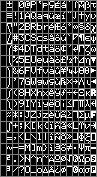
#> input picture LUT/RW1063_ES.png, 97 x 177 px
$ python find_linewise_map_RW1063_ES.py
#> lines starting #> are read from the running program, lines starting #| are printed output that depends on the picture; after the words box and inside, x2 and y2 are one past the last pixel; in counts of white or black regions, pixels touching at a corner belong together
#!python3.8
from PIL import Image, ImageDraw
import operator
from typing import Callable


class tiled_character_map:
	img  = None
	draw = None
	margin      = [0,0,0,0] # top, left, bottom, right
	tile_count  = [1,1]
	tile_pitch  = [0,0]
	tile_offset = [0,0]
	tile_size   = [1,1]

	get_tile_pos_by_index: Callable[[int], list] = None

	def __del__(self):
		if self.img:
			del self.img
		if self.draw:
			del self.draw

	def __init__(self, tile_count:[int,int], tile_pitch:[int,int], margin = [0,0,0,0]):
		self.tile_count = tile_count
		self.tile_pitch = tile_pitch
		self.margin = margin
		# create an empty 8 bit monochrome bitmapimg
		width  = margin[1] + margin[3] + tile_count[0]*tile_pitch[0]
		height = margin[0] + margin[2] + tile_count[1]*tile_pitch[1]
		self.img = Image.new(
			mode='L',
			size=[width , height]
			)
		self.draw = ImageDraw.Draw(self.img)
		self.draw.rectangle([(0,0),self.img.size], fill = (128) )

	def open(self, fn:str):
		if self.img:
			del self.img
		if self.draw:
			del self.draw

		newimg  = Image.open(fn)
		if newimg.mode != 'L':
			self.img = newimg.convert(mode='L')
		else:
			self.img = newimg

		if self.img:
			self.draw =  ImageDraw.Draw(self.img)

	def get_aoi_origin(self, tile_pos:[int,int]):
		x = self.margin[1] + self.tile_offset[0] + (tile_pos[0] * self.tile_pitch[0])
		y = self.margin[0] + self.tile_offset[1] + (tile_pos[1] * self.tile_pitch[1])
		return [x,y]

	def fill_tile(self, tile_pos:[int,int], colour:int):
		[x1, y1] = self.get_aoi_origin(tile_pos)
		x2 = x1 + self.tile_size[0] - 1
		y2 = y1 + self.tile_size[1]	- 1
		self.draw.rectangle(
			[ (x1,y1) , (x2,y2) ],
			fill = (colour)
			)

	def pixels_to_word(self, pixel_start:[int,int], npixels:int, ref_color, big_endian:bool, shift:int=0):
		word = 0
		b = 1 << shift
		x_range = range(0, npixels) if big_endian else range(npixels-1, -1, -1)
		for i in x_range:
			pixel_val = self.img.getpixel((pixel_start[0] + i, pixel_start[1]))
			word = word | ( b if pixel_val == ref_color else 0 )
			b = b << 1
		return word


if __name__ == "__main__":

	### set up a character mapimg and fill it with black rectangles
	mapimg = tiled_character_map([16,16], [6,11], [1,1,0,0])
#> in __init__, `self.img = Image.new( mode='L', size=[width , height] )`: self.img: PIL image 97x177 L; every value is 0
	mapimg.tile_size = [5,8]
	mapimg.get_tile_pos_by_index = lambda idx, ts = mapimg.tile_count: [ (idx % (ts[0]*ts[1])) // ts[1] , idx % ts[1]] # assign tile organization function

	for i in range( 16, 256 ):
		mapimg.fill_tile( mapimg.get_tile_pos_by_index(i), 0 )

	mapimg.img.save('output/blank_layout.bmp')
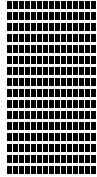
#> saved as blank_layout.bmp: PIL image 97x177 L; values 0 (black) and 128 (white), 44.1% white; 1 white region, box (x1, y1, x2, y2) and area: (0, 0, 97, 177) 7569

	### load mapimg data
	mapimg.open('RW1063_ES.png')
#> in open, newimg is the input picture: PIL image 97x177 RGB; mean R, G, B 77.9, 77.9, 77.9

	### TEST PATTERN: overwrite existing mapimg to check pixel alignment
	#	for y in range(1,5):
	#		for x in range(0 , mapimg.tile_count[0]):
	#			mapimg.fill_tile([x,y], 128)
	#	mapimg.img.save('output/ROI_alignment_test.bmp')
	#	exit()

	### convert pixel data to aligned bit representations
	# 	mapimg_data is a 2D array of arrays containing 1 bit pixel data. For example, the character 'A' will be represented as
	#	[ 	0b00000 ,
	#		0b00100 ,
	#		0b01010 ,
	#		0b10001 ,
	#		0b10001 ,
	#		0b11111 ,
	#		0b10001 ,
	#		0b10001 ]
	mapimg_data = [ [
				mapimg.pixels_to_word( list(map(operator.add, mapimg.get_aoi_origin(mapimg.get_tile_pos_by_index(idx)), [0,y])) , mapimg.tile_size[0] , (255), big_endian=False )
				  for y in range(0 , mapimg.tile_size[1])
				] for idx in range(0 , 256)
				]
#> after the loop in pixels_to_word, `for i in x_range:`: b = 32; word = 0
#> mapimg_data = 256 items, first 6: [0, 0, 0, 0, 0, 0, 0, 0], [0, 0, 0, 0, 0, 0, 0, 0], [0, 0, 0, 0, 0, 0, 0, 0], [0, 0, 0, 0, 0, 0, 0, 0], [0, 0, 0, 0, 0, 0, 0, 0], [0, 0, 0, 0, 0, 0, 0, 0]
	#for idx in range(16 , 256):
	#		print(idx, '\t', mapimg_data[idx])


	### create a LUT that visually represents 2^5=32 columns for all possible 5 bit states, and 8 rows for sequential rendering, one for each line in a character
	lutimg = tiled_character_map( [32,8] , [6,9], [0,1,0,0] )
#> in __init__ (call 2), `self.img = Image.new( mode='L', size=[width , height] )`: self.img: PIL image 193x72 L; every value is 0
	lutimg.tile_size = [5,8]

	lut_data = [[None for y in range(0,lutimg.tile_count[1])] for x in range(0,lutimg.tile_count[0])]

	### add hard-coded patch values
	# todo...


	### populate LUT with direct matches and visualize the choices
	for v in range(0 , lutimg.tile_count[1]):
		for u in range( 0 , lutimg.tile_count[0] ):
			org = lutimg.get_aoi_origin([u,v])
			lutimg.fill_tile( [u,v] , 64 )

			# seek matches in a valid range of characters (0..15 are the 8 CGRAM chars repeated twice)
			for idx in range(8,256):
				if mapimg_data[idx][v] == u:
					lut_data[u][v] = idx
					break

			# copy-paste map character image to LUT image area
			if lut_data[u][v] is not None:
				src_aoi_org = mapimg.get_aoi_origin(mapimg.get_tile_pos_by_index(lut_data[u][v]))
				src_aoi = ( src_aoi_org[0], src_aoi_org[1], src_aoi_org[0] + mapimg.tile_size[0], src_aoi_org[1] + mapimg.tile_size[1] )
				character = mapimg.img.crop(src_aoi)
				lutimg.img.paste(character, lutimg.get_aoi_origin([u,v]))

			# overlay relevant pixels
			for x in range( 0 , lutimg.tile_size[0] ):
				pixel_col = (192) if (u & (1 << (lutimg.tile_size[0] - 1 - x))) else (0)
				lutimg.img.putpixel( (org[0]+x, org[1]+v) , pixel_col )
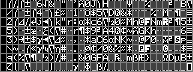
#> lutimg.img: PIL image 193x72 L; min 0, max 255, mean 91.4
#> after the loop, lut_data = 32 items

	lutimg.img.save('output/lutimg_bit_patterns.bmp')


	### save LUT data (character codes)
	f = open('output/LUT.txt', 'w')
	for v in range(0, lutimg.tile_count[1]):
		for u in range(0 , mapimg.tile_count[0]):
			f.write(repr(lut_data[u][v]) + '\t')
		f.write('\n')
	f.close()
